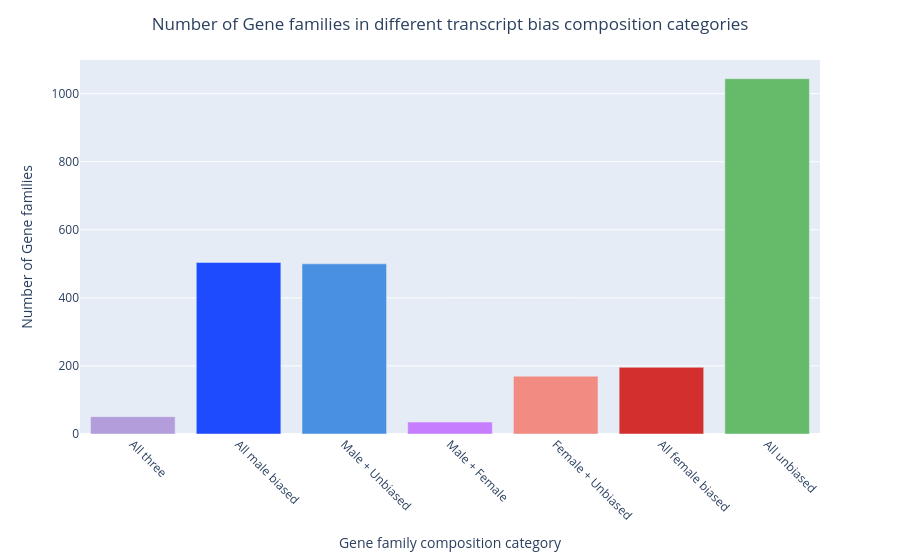

Notebook cell for this chart:
### Markdown cell above
Plot

### Code cell
fig5 = px.bar(
    hog_category_counts,
    x="category",
    y="count",
    color="category",
    color_discrete_map=category_colors,
    category_orders={"category": category_order}
)

fig5.update_layout(
    title=dict(text="Number of Gene families in different transcript bias composition categories", x=0.5, xanchor="center"),
    xaxis_title="Gene family composition category",
    yaxis_title="Number of Gene families",
    xaxis_tickangle=45,
    showlegend=False
)

fig5.show()

### Figure 1 — Plotly figure (JSON) as saved in the notebook; plotly's stock layout.template omitted (floating-point values rounded to 4 significant figures)
{"data": [{"hovertemplate": "category=%{x}<br>count=%{y}<extra></extra>", "legendgroup": "All three", "marker": {"color": "#B39DDB", "pattern": {"shape": ""}}, "name": "All three", "orientation": "v", "showlegend": true, "textposition": "auto", "type": "bar", "x": ["All three"], "xaxis": "x", "y": [51], "yaxis": "y"}, {"hovertemplate": "category=%{x}<br>count=%{y}<extra></extra>", "legendgroup": "All male biased", "marker": {"color": "#1F4BFF", "pattern": {"shape": ""}}, "name": "All male biased", "orientation": "v", "showlegend": true, "textposition": "auto", "type": "bar", "x": ["All male biased"], "xaxis": "x", "y": [504], "yaxis": "y"}, {"hovertemplate": "category=%{x}<br>count=%{y}<extra></extra>", "legendgroup": "Male + Unbiased", "marker": {"color": "#4A90E2", "pattern": {"shape": ""}}, "name": "Male + Unbiased", "orientation": "v", "showlegend": true, "textposition": "auto", "type": "bar", "x": ["Male + Unbiased"], "xaxis": "x", "y": [500], "yaxis": "y"}, {"hovertemplate": "category=%{x}<br>count=%{y}<extra></extra>", "legendgroup": "Male + Female", "marker": {"color": "#C77DFF", "pattern": {"shape": ""}}, "name": "Male + Female", "orientation": "v", "showlegend": true, "textposition": "auto", "type": "bar", "x": ["Male + Female"], "xaxis": "x", "y": [35], "yaxis": "y"}, {"hovertemplate": "category=%{x}<br>count=%{y}<extra></extra>", "legendgroup": "Female + Unbiased", "marker": {"color": "#F28B82", "pattern": {"shape": ""}}, "name": "Female + Unbiased", "orientation": "v", "showlegend": true, "textposition": "auto", "type": "bar", "x": ["Female + Unbiased"], "xaxis": "x", "y": [170], "yaxis": "y"}, {"hovertemplate": "category=%{x}<br>count=%{y}<extra></extra>", "legendgroup": "All female biased", "marker": {"color": "#D32F2F", "pattern": {"shape": ""}}, "name": "All female biased", "orientation": "v", "showlegend": true, "textposition": "auto", "type": "bar", "x": ["All female biased"], "xaxis": "x", "y": [196], "yaxis": "y"}, {"hovertemplate": "category=%{x}<br>count=%{y}<extra></extra>", "legendgroup": "All unbiased", "marker": {"color": "#66BB6A", "pattern": {"shape": ""}}, "name": "All unbiased", "orientation": "v", "showlegend": true, "textposition": "auto", "type": "bar", "x": ["All unbiased"], "xaxis": "x", "y": [1044], "yaxis": "y"}], "layout": {"barmode": "relative", "legend": {"title": {"text": "category"}, "tracegroupgap": 0}, "margin": {"t": 60}, "showlegend": false, "title": {"text": "Number of Gene families in different transcript bias composition categories", "x": 0.5, "xanchor": "center"}, "xaxis": {"anchor": "y", "categoryarray": ["All three", "All male biased", "Male + Unbiased", "Male + Female", "Female + Unbiased", "All female biased", "All unbiased"], "categoryorder": "array", "domain": [0, 1], "tickangle": 45, "title": {"text": "Gene family composition category"}}, "yaxis": {"anchor": "x", "domain": [0, 1], "title": {"text": "Number of Gene families"}}}}
